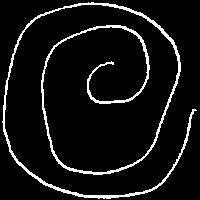
#> input picture ml/spiral_processed/test/healthy/healthy_V01HE01_0_6497.jpg, 200 x 200 px, found by its file name; its folder holds only this picture in this run
$ jupyter execute --allow-errors Image_PreProcessor.ipynb   (shell and % lines are left out)
#> lines starting #> are read from the running program, lines starting #| are printed output that depends on the picture
# Image Pre Processing

## Image -> Resize -> Grayscale -> Thresh Binary

[cell 1]
import os
import cv2
import numpy as np
from skimage import feature
import matplotlib.pyplot as plt

[cell 2]
os.chdir('..')

[cell 3]
data = os.path.join('spiral_Augument/healthy/')
lis = os.listdir(data)

print(len(lis))

[cell 4]
data = os.path.join('spiral_Augument/parkinson//')
#> (the rest of this cell did not finish here and is left out)

---

[cell 5]
cur_dir = os.getcwd()

base_dir = os.path.join(cur_dir, 'spiral_aug_processed')
os.mkdir(base_dir) #make base directory

[cell 6]
train_dir = os.path.join(base_dir, 'train')
# os.mkdir(train_dir)

validation_dir = os.path.join(base_dir, 'validation')
# os.mkdir(validation_dir)

test_dir = os.path.join(base_dir, 'test')
# os.mkdir(test_dir)

train_h_dir = os.path.join(train_dir, 'healthy')
# os.mkdir(train_h_dir)

train_p_dir = os.path.join(train_dir, 'parkinson')
# os.mkdir(train_p_dir)

validation_h_dir = os.path.join(validation_dir, 'healthy')
# os.mkdir(validation_h_dir)

validation_p_dir = os.path.join(validation_dir, 'parkinson')
# os.mkdir(validation_p_dir)

test_h_dir = os.path.join(test_dir, 'healthy')
# os.mkdir(test_h_dir)

test_p_dir = os.path.join(test_dir, 'parkinson')
# os.mkdir(test_p_dir)

[cell 7]
img_path = os.path.join(cur_dir,'spiral/healthy')

print(img_path)
img_list = os.listdir(img_path)
original_dataset_dir = os.path.join(cur_dir, img_path)

# Healthy training dataset
for images in img_list[0:1000]:
    src = os.path.join(original_dataset_dir, images)
    src = cv2.imread(src)
#> src is the input picture: shape (200, 200, 3); min 0, max 255, mean 19
    plt.imshow(src)
    break

[cell 8]
img_path = os.path.join(cur_dir,'spiral_Augument/healthy')
img_list = os.listdir(img_path)
original_dataset_dir = os.path.join(cur_dir, img_path)

# Healthy training dataset
for images in img_list[0:12000]:
    src = os.path.join(original_dataset_dir, images)
    img = cv2.imread(src)

        # pre-process the image
    image = cv2.cvtColor(img, cv2.COLOR_BGR2GRAY)
    image = cv2.resize(image, (128, 128))
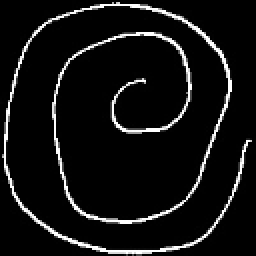
#> image: shape (128, 128) (shown 2 times larger); min 0, max 255, mean 18.5
    img = cv2.threshold(image, 0, 255, cv2.THRESH_BINARY_INV | cv2.THRESH_OTSU)[1]
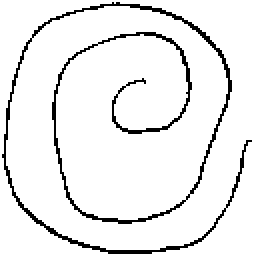
#> img: shape (128, 128) (shown 2 times larger); 92.8% white; black in thin lines or dots

    dst = os.path.join(train_h_dir, images)
    cv2.imwrite(dst, img)


# Healthy training dataset
for images in img_list[12000:13500]:
    src = os.path.join(original_dataset_dir, images)
    img = cv2.imread(src)

        # pre-process the image
    image = cv2.cvtColor(img, cv2.COLOR_BGR2GRAY)
    image = cv2.resize(image, (128, 128))
    img = cv2.threshold(image, 0, 255, cv2.THRESH_BINARY_INV | cv2.THRESH_OTSU)[1]


    dst = os.path.join(test_h_dir, images)
    cv2.imwrite(dst, img)


# Healthy training dataset
for images in img_list[13500:15000]:
    src = os.path.join(original_dataset_dir, images)
    img = cv2.imread(src)

        # pre-process the image
    image = cv2.cvtColor(img, cv2.COLOR_BGR2GRAY)
    image = cv2.resize(image, (128, 128))
    img = cv2.threshold(image, 0, 255, cv2.THRESH_BINARY_INV | cv2.THRESH_OTSU)[1]


    dst = os.path.join(validation_h_dir, images)
    cv2.imwrite(dst, img)

$ run again, on ml/spiral_processed/test/healthy/healthy_V01HE03_0_1156.jpg
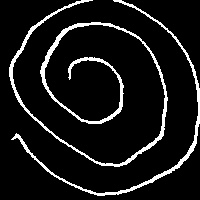
#> input picture ml/spiral_processed/test/healthy/healthy_V01HE03_0_1156.jpg, 200 x 200 px, found by its file name
#> src is the input picture: shape (200, 200, 3); min 0, max 255, mean 22.8
#> `image = cv2.resize(image, (128, 128))`:
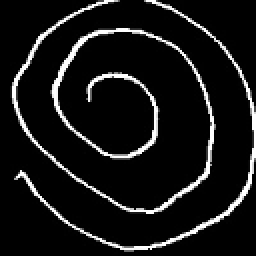
#> image: shape (128, 128) (shown 2 times larger); min 0, max 255, mean 22.6
#> `img = cv2.threshold(image, 0, 255, cv2.THRESH_BINARY_INV | cv2.THRESH_..`:
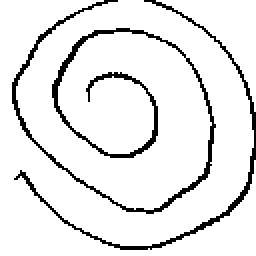
#> img: shape (128, 128) (shown 2 times larger); 91.1% white; black in thin lines or dots

$ run again, on ml/spiral_processed/test/healthy/healthy_V01HE03_0_3225.jpg
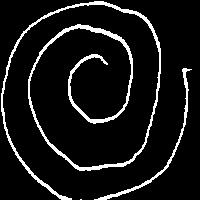
#> input picture ml/spiral_processed/test/healthy/healthy_V01HE03_0_3225.jpg, 200 x 200 px, found by its file name
#> src is the input picture: shape (200, 200, 3); min 0, max 255, mean 22.3
#> `image = cv2.resize(image, (128, 128))`:
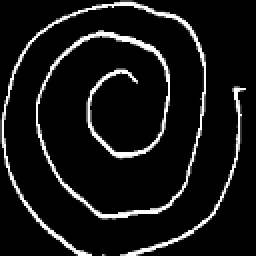
#> image: shape (128, 128) (shown 2 times larger); min 0, max 255, mean 21.8
#> `img = cv2.threshold(image, 0, 255, cv2.THRESH_BINARY_INV | cv2.THRESH_..`:
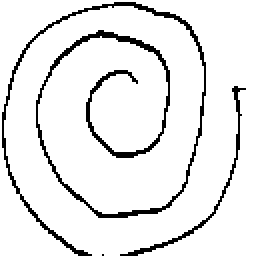
#> img: shape (128, 128) (shown 2 times larger); 91.5% white; black in thin lines or dots

$ run again, on ml/spiral_processed/test/healthy/healthy_V02HE01_0_2647.jpg
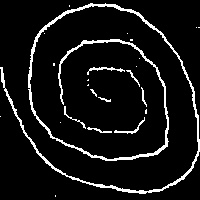
#> input picture ml/spiral_processed/test/healthy/healthy_V02HE01_0_2647.jpg, 200 x 200 px, found by its file name
#> src is the input picture: shape (200, 200, 3); min 0, max 255, mean 20
#> `image = cv2.resize(image, (128, 128))`:
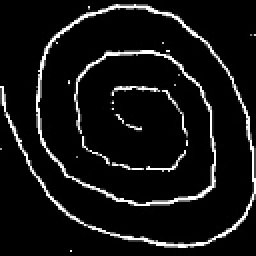
#> image: shape (128, 128) (shown 2 times larger); min 0, max 255, mean 19.4
#> `img = cv2.threshold(image, 0, 255, cv2.THRESH_BINARY_INV | cv2.THRESH_..`:
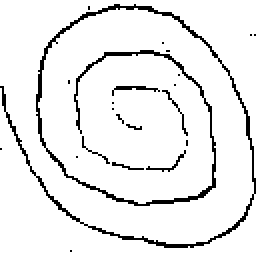
#> img: shape (128, 128) (shown 2 times larger); 92.3% white; black in thin lines or dots

$ run again, on ml/spiral_processed/test/healthy/healthy_V01HE02_0_1307.jpg
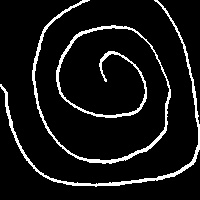
#> input picture ml/spiral_processed/test/healthy/healthy_V01HE02_0_1307.jpg, 200 x 200 px, found by its file name
#> src is the input picture: shape (200, 200, 3); min 0, max 255, mean 21.2
#> `image = cv2.resize(image, (128, 128))`:
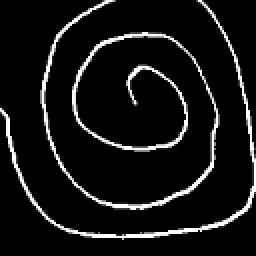
#> image: shape (128, 128) (shown 2 times larger); min 0, max 255, mean 20.8
#> `img = cv2.threshold(image, 0, 255, cv2.THRESH_BINARY_INV | cv2.THRESH_..`:
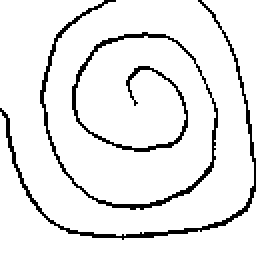
#> img: shape (128, 128) (shown 2 times larger); 91.7% white; black in thin lines or dots
